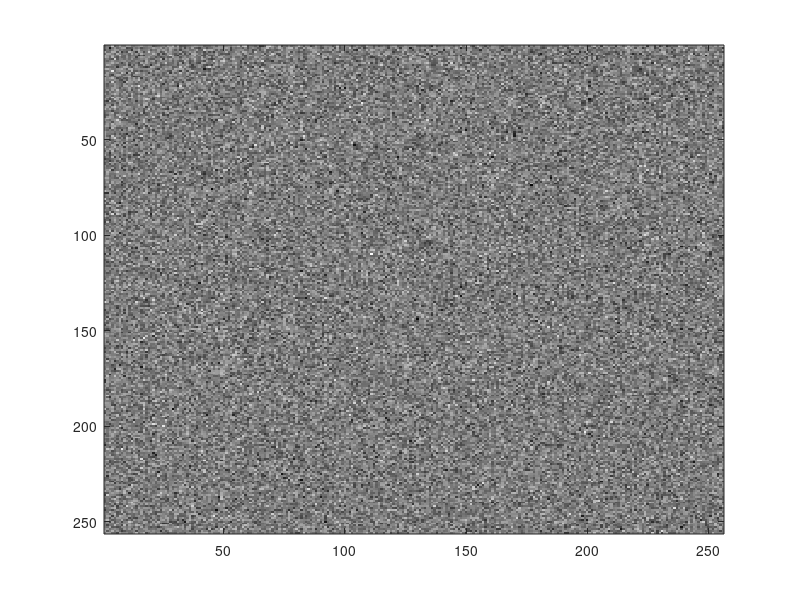

This figure's MATLAB source:
function FFT

% 1. Generate 2-D complex white Gaussian image object

% Varible init
N = 256;

% Complex Gaussian field
complexGaussian = randn(N) + 1i * randn(N);

% Display real part
realPart = real(complexGaussian);
colormap(gray(256));
imagesc(realPart);
pause;

% Apply FFT on complex Gaussian field and display
realPartFFT = fft(complexGaussian);
colormap(gray(256));
imagesc(real(realPartFFT));
pause;
